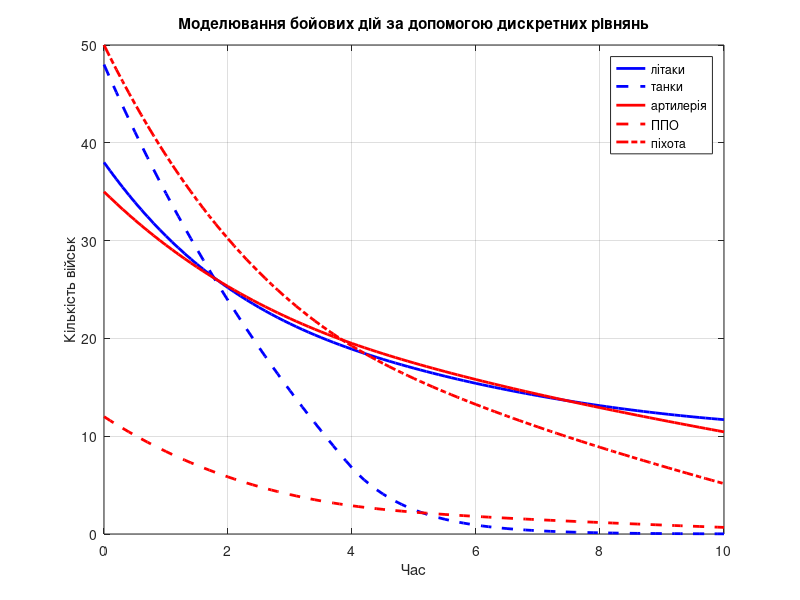

Write MATLAB code to recreate this figure.
function diskret_system()

% Задаємо початкові дані
A = [0 0.7 0.01;
     0.3 0 0.08];

B = [0.1 0.05;
     0.02 0.07;
     0.15 0.15];

% Кількість солдат на початку
initial_A = [38; 48];  % Кількість солдат у армії A
initial_B = [35; 12; 50];  % Кількість солдат у армії B

% Час моделювання
time = 0:0.1:10;

% Використаємо функцію ode45 для розв'язання системи диференціальних рівнянь
[t, y] = ode45(@(t, y) lanchesterEquations(t, y, A, B), time, [initial_A; initial_B]);

% Побудуємо графіки
figure;
plot(t, y(:, 1), '-b', 'LineWidth', 2, 'DisplayName', 'літаки');
hold on;
plot(t, y(:, 2), '--b', 'LineWidth', 2, 'DisplayName', 'танки');
plot(t, y(:, 3), 'r', 'LineWidth', 2, 'DisplayName', 'артилерія');
plot(t, y(:, 4), '--r', 'LineWidth', 2, 'DisplayName', 'ППО');
plot(t, y(:, 5), '-.r', 'LineWidth', 2, 'DisplayName', 'піхота');
xlabel('Час');
ylabel('Кількість військ');
legend('show');
title('Моделювання бойових дій за допомогою дискретних рівнянь');
grid on;

end

% Функція, яка визначає систему диференціальних рівнянь Ланчестера
function dydt = lanchesterEquations(~, y, A, B)
    dydt = zeros(5, 1);

    % Втрати армії A
    dydt(1) = -sum(A(1, :) .* max(y(3:5), 0)');
    dydt(2) = -sum(A(2, :) .* max(y(3:5), 0)');

    % Втрати армії B
    dydt(3) = -sum(B(1, :) .* max(y(1:2), 0)');
    dydt(4) = -sum(B(2, :) .* max(y(1:2), 0)');
    dydt(5) = -sum(B(3, :) .* max(y(1:2), 0)');

    % Упевнитися, що кількість солдат не опускається нижче нуля
    dydt = max(dydt, -y);
end

